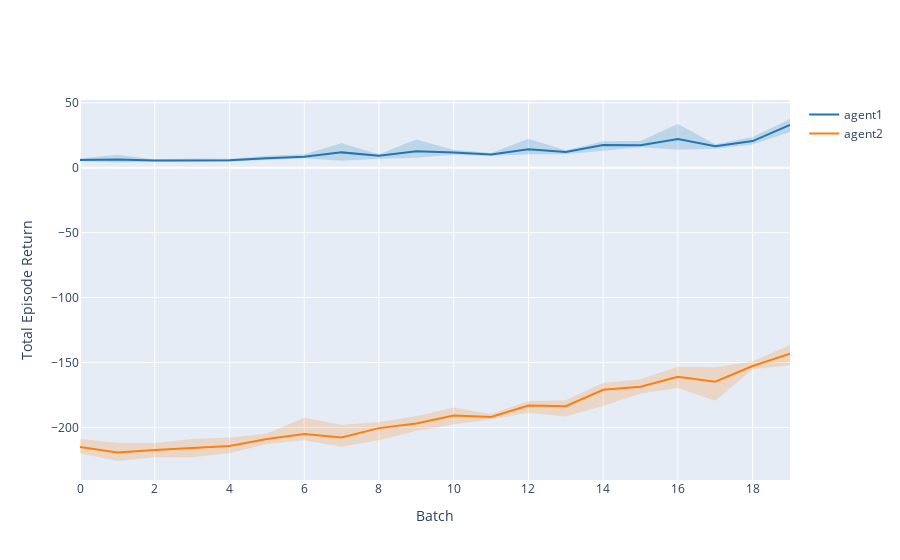
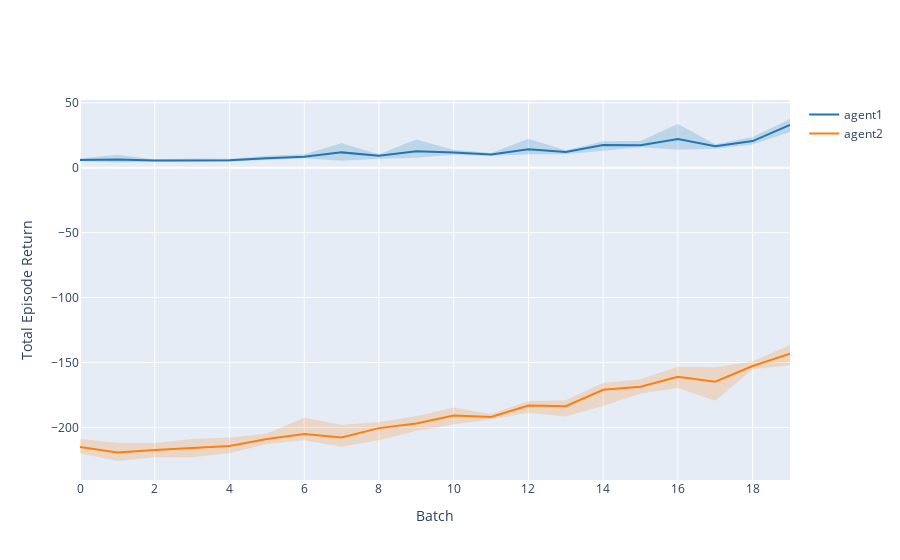

Notebook source saved alongside these figures, in order:
### Code cell
sim.plot_learning_curves()

### Figure 1 — Plotly figure (JSON) as saved in the notebook; plotly's stock layout.template omitted (floating-point values rounded to 4 significant figures)
{"data": [{"line": {"color": "rgb(31, 119, 180)"}, "mode": "lines", "name": "agent1", "type": "scatter", "x": [0, 1, 2, 3, 4, 5, 6, 7, 8, 9, 10, 11, 12, 13, 14, 15, 16, 17, 18, 19], "y": [6.029, 6.258, 5.612, 5.75, 5.708, 7.318, 8.376, 11.81, 9.162, 12.64, 11.79, 10.19, 14.29, 12.16, 17.42, 17.36, 22.04, 16.53, 20.49, 33.05]}, {"fill": "toself", "fillcolor": "rgba(31, 119, 180,0.2)", "hoverinfo": "skip", "line": {"color": "rgba(255,255,255,0)"}, "showlegend": false, "type": "scatter", "x": [0, 1, 2, 3, 4, 5, 6, 7, 8, 9, 10, 11, 12, 13, 14, 15, 16, 17, 18, 19, 19, 18, 17, 16, 15, 14, 13, 12, 11, 10, 9, 8, 7, 6, 5, 4, 3, 2, 1, 0], "y": [7.193, 9.958, 6.306, 7.132, 6.892, 9.144, 10.31, 18.89, 10.32, 21.78, 13.75, 11.41, 22.22, 13.54, 20.42, 20.49, 33.6, 18.11, 23.6, 37.52, 27.51, 17.8, 14.62, 13.82, 15.84, 13.23, 10.47, 10.3, 8.988, 10.01, 7.621, 6.835, 5.386, 7.287, 6.216, 4.575, 4.241, 4.542, 4.073, 5.244]}, {"line": {"color": "rgb(255, 127, 14)"}, "mode": "lines", "name": "agent2", "type": "scatter", "x": [0, 1, 2, 3, 4, 5, 6, 7, 8, 9, 10, 11, 12, 13, 14, 15, 16, 17, 18, 19], "y": [-215.1, -219.4, -217.4, -215.9, -214.4, -209.0, -205.0, -207.7, -200.5, -196.9, -190.7, -191.9, -183.1, -183.7, -171.0, -168.7, -161.0, -164.8, -152.7, -143.3]}, {"fill": "toself", "fillcolor": "rgba(255, 127, 14,0.2)", "hoverinfo": "skip", "line": {"color": "rgba(255,255,255,0)"}, "showlegend": false, "type": "scatter", "x": [0, 1, 2, 3, 4, 5, 6, 7, 8, 9, 10, 11, 12, 13, 14, 15, 16, 17, 18, 19, 19, 18, 17, 16, 15, 14, 13, 12, 11, 10, 9, 8, 7, 6, 5, 4, 3, 2, 1, 0], "y": [-208.9, -211.8, -211.9, -208.9, -207.8, -204.6, -192.6, -197.9, -195.8, -191.4, -184.6, -189.6, -179.7, -179.2, -165.6, -162.9, -153.3, -153.7, -148.9, -136.6, -152.1, -155.2, -179.4, -169.7, -173.8, -183.4, -191.5, -188.6, -193.8, -197.8, -202.7, -209.9, -214.9, -209.9, -212.8, -220.0, -222.9, -222.9, -225.9, -219.9]}], "layout": {"xaxis": {"title": {"text": "Batch"}}, "yaxis": {"title": {"text": "Total Episode Return"}}}}

### Figure 2 — Plotly figure (JSON) as saved in the notebook; plotly's stock layout.template omitted (floating-point values rounded to 4 significant figures)
{"data": [{"line": {"color": "rgb(31, 119, 180)"}, "mode": "lines", "name": "agent1", "type": "scatter", "x": [0, 1, 2, 3, 4, 5, 6, 7, 8, 9, 10, 11, 12, 13, 14, 15, 16, 17, 18, 19], "y": [6.029, 6.258, 5.612, 5.75, 5.708, 7.318, 8.376, 11.81, 9.162, 12.64, 11.79, 10.19, 14.29, 12.16, 17.42, 17.36, 22.04, 16.53, 20.49, 33.05]}, {"fill": "toself", "fillcolor": "rgba(31, 119, 180,0.2)", "hoverinfo": "skip", "line": {"color": "rgba(255,255,255,0)"}, "showlegend": false, "type": "scatter", "x": [0, 1, 2, 3, 4, 5, 6, 7, 8, 9, 10, 11, 12, 13, 14, 15, 16, 17, 18, 19, 19, 18, 17, 16, 15, 14, 13, 12, 11, 10, 9, 8, 7, 6, 5, 4, 3, 2, 1, 0], "y": [7.193, 9.958, 6.306, 7.132, 6.892, 9.144, 10.31, 18.89, 10.32, 21.78, 13.75, 11.41, 22.22, 13.54, 20.42, 20.49, 33.6, 18.11, 23.6, 37.52, 27.51, 17.8, 14.62, 13.82, 15.84, 13.23, 10.47, 10.3, 8.988, 10.01, 7.621, 6.835, 5.386, 7.287, 6.216, 4.575, 4.241, 4.542, 4.073, 5.244]}, {"line": {"color": "rgb(255, 127, 14)"}, "mode": "lines", "name": "agent2", "type": "scatter", "x": [0, 1, 2, 3, 4, 5, 6, 7, 8, 9, 10, 11, 12, 13, 14, 15, 16, 17, 18, 19], "y": [-215.1, -219.4, -217.4, -215.9, -214.4, -209.0, -205.0, -207.7, -200.5, -196.9, -190.7, -191.9, -183.1, -183.7, -171.0, -168.7, -161.0, -164.8, -152.7, -143.3]}, {"fill": "toself", "fillcolor": "rgba(255, 127, 14,0.2)", "hoverinfo": "skip", "line": {"color": "rgba(255,255,255,0)"}, "showlegend": false, "type": "scatter", "x": [0, 1, 2, 3, 4, 5, 6, 7, 8, 9, 10, 11, 12, 13, 14, 15, 16, 17, 18, 19, 19, 18, 17, 16, 15, 14, 13, 12, 11, 10, 9, 8, 7, 6, 5, 4, 3, 2, 1, 0], "y": [-208.9, -211.8, -211.9, -208.9, -207.8, -204.6, -192.6, -197.9, -195.8, -191.4, -184.6, -189.6, -179.7, -179.2, -165.6, -162.9, -153.3, -153.7, -148.9, -136.6, -152.1, -155.2, -179.4, -169.7, -173.8, -183.4, -191.5, -188.6, -193.8, -197.8, -202.7, -209.9, -214.9, -209.9, -212.8, -220.0, -222.9, -222.9, -225.9, -219.9]}], "layout": {"xaxis": {"title": {"text": "Batch"}}, "yaxis": {"title": {"text": "Total Episode Return"}}}}
